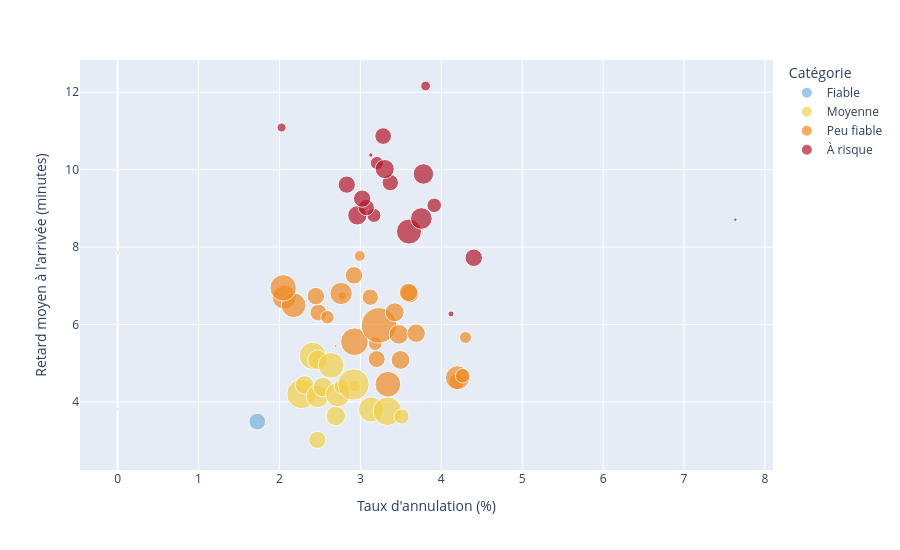

The cell this chart's notebook holds for it:
### Markdown cell above
## 6. Annulations et retards

Ce graphique permet de voir si la note d'une liaison est davantage pénalisée par les annulations ou par les retards. La taille d'un point est proportionnelle au nombre de trains prévus.

### Code cell
f = px.scatter(liaisons, x="taux_annulation", y="retard_moyen", color="categorie",
               color_discrete_map=COULEUR, category_orders={"categorie": ORDRE},
               size="prevus", size_max=25, hover_name="liaison",
               hover_data={"score": ":.0f", "taux_annulation": ":.1f", "retard_moyen": ":.1f",
                           "prevus": True, "categorie": False},
               labels={"taux_annulation": "Taux d'annulation (%)",
                       "retard_moyen": "Retard moyen à l'arrivée (minutes)", "categorie": "Catégorie"})
f.update_layout(height=550)
f.show()

# Un exemple concret, pris au milieu du classement
ex = liaisons.iloc[len(liaisons) // 2]
pts_annul = min(ex["taux_annulation"] / CAP_ANNULATION, 1) * POIDS * 100
pts_retard = min(ex["retard_moyen"] / CAP_RETARD, 1) * (1 - POIDS) * 100
print("Exemple :", ex["liaison"])
print(f"{ex['taux_annulation']:.1f} trains supprimés sur 100 et {ex['retard_moyen']:.1f} minutes de retard moyen.")
print(f"Note = 100 - {pts_annul:.0f} points (annulations) - {pts_retard:.0f} points (retards) = {ex['score']:.0f} sur 100")

### Figure 1 — Plotly figure (JSON) as saved in the notebook; plotly's stock layout.template omitted (floating-point values rounded to 4 significant figures)
{"data": [{"customdata": [[84.12, 629, "Fiable"], [71.06, 42357, "Fiable"]], "hovertemplate": "<b>%{hovertext}</b><br><br>Taux d'annulation (%)=%{x:.1f}<br>Retard moyen à l'arrivée (minutes)=%{y:.1f}<br>prevus=%{customdata[1]}<br>score=%{customdata[0]:.0f}<extra></extra>", "hovertext": ["Paris Vaugirard - Rennes", "Le Creusot Montceau Montchanin - Paris Lyon"], "legendgroup": "Fiable", "marker": {"color": "#74b3d9", "size": [629, 42357], "sizemode": "area", "sizeref": 298.2, "symbol": "circle"}, "mode": "markers", "name": "Fiable", "orientation": "v", "showlegend": true, "type": "scatter", "x": [0.0, 1.726], "xaxis": "x", "y": [3.812, 3.493], "yaxis": "y"}, {"customdata": [[67.32, 1201, "Moyenne"], [66.85, 44042, "Moyenne"], [63.54, 129942, "Moyenne"], [62.38, 56609, "Moyenne"], [62.26, 50940, "Moyenne"], [62.14, 76613, "Moyenne"], [60.61, 57069, "Moyenne"], [59.87, 89538, "Moyenne"], [58.59, 33759, "Moyenne"], [58.29, 109396, "Moyenne"], [58.21, 58556, "Moyenne"], [58.05, 94065, "Moyenne"], [57.41, 98768, "Moyenne"], [57.2, 19821, "Moyenne"], [57.16, 147675, "Moyenne"], [56.54, 121263, "Moyenne"], [55.66, 34192, "Moyenne"]], "hovertemplate": "<b>%{hovertext}</b><br><br>Taux d'annulation (%)=%{x:.1f}<br>Retard moyen à l'arrivée (minutes)=%{y:.1f}<br>prevus=%{customdata[1]}<br>score=%{customdata[0]:.0f}<extra></extra>", "hovertext": ["Nantes - Paris Vaugirard", "Paris Est - Reims", "Lyon Part Dieu - Paris Lyon", "Nancy - Paris Est", "Laval - Paris Montparnasse", "Dijon Ville - Paris Lyon", "Metz - Paris Est", "Le Mans - Paris Montparnasse", "Besancon Franche Comte Tgv - Paris Lyon", "Paris Est - Strasbourg", "Mulhouse Ville - Paris Lyon", "Paris Montparnasse - St Pierre Des Corps", "Angers Saint Laud - Paris Montparnasse", "Paris Montparnasse - St Malo", "Paris Montparnasse - Rennes", "Lille - Paris Nord", "Paris Montparnasse - Tours"], "legendgroup": "Moyenne", "marker": {"color": "#f2d04b", "size": [1201, 44042, 129942, 56609, 50940, 76613, 57069, 89538, 33759, 109396, 58556, 94065, 98768, 19821, 147675, 121263, 34192], "sizemode": "area", "sizeref": 298.2, "symbol": "circle"}, "mode": "markers", "name": "Moyenne", "orientation": "v", "showlegend": true, "type": "scatter", "x": [0.0, 2.468, 2.272, 2.696, 2.309, 2.471, 2.536, 2.722, 2.77, 2.411, 2.471, 3.132, 2.639, 2.931, 2.915, 3.334, 3.51], "xaxis": "x", "y": [7.843, 3.019, 4.207, 3.637, 4.44, 4.145, 4.383, 4.189, 4.399, 5.19, 5.088, 3.805, 4.944, 4.41, 4.452, 3.761, 3.622], "yaxis": "y"}, {"customdata": [[54.9, 87473, "Peu fiable"], [54.87, 1262, "Peu fiable"], [54.8, 91338, "Peu fiable"], [54.02, 104445, "Peu fiable"], [53.59, 98939, "Peu fiable"], [53.04, 42156, "Peu fiable"], [52.6, 26763, "Peu fiable"], [52.47, 114030, "Peu fiable"], [52.04, 43168, "Peu fiable"], [51.54, 45522, "Peu fiable"], [50.53, 27671, "Peu fiable"], [49.69, 52523, "Peu fiable"], [48.78, 10447, "Peu fiable"], [48.64, 73681, "Peu fiable"], [48.17, 186367, "Peu fiable"], [47.1, 57449, "Peu fiable"], [46.25, 36929, "Peu fiable"], [46.04, 39814, "Peu fiable"], [45.73, 86104, "Peu fiable"], [45.37, 45813, "Peu fiable"], [45.19, 50438, "Peu fiable"], [45.16, 53630, "Peu fiable"], [44.98, 32056, "Peu fiable"], [42.68, 17611, "Peu fiable"], [41.61, 50143, "Peu fiable"], [41.58, 50100, "Peu fiable"], [40.57, 21514, "Peu fiable"]], "hovertemplate": "<b>%{hovertext}</b><br><br>Taux d'annulation (%)=%{x:.1f}<br>Retard moyen à l'arrivée (minutes)=%{y:.1f}<br>prevus=%{customdata[1]}<br>score=%{customdata[0]:.0f}<extra></extra>", "hovertext": ["Aix En Provence Tgv - Paris Lyon", "Bordeaux St Jean - Paris Vaugirard", "Avignon Tgv - Paris Lyon", "Marseille St Charles - Paris Lyon", "Paris Montparnasse - Poitiers", "Geneve - Paris Lyon", "Paris Lyon - Zurich", "Nantes - Paris Montparnasse", "La Rochelle Ville - Paris Montparnasse", "Bellegarde (Ain) - Paris Lyon", "Lausanne - Paris Lyon", "Brest - Paris Montparnasse", "Nantes - Strasbourg", "Paris Lyon - Valence Alixan Tgv", "Bordeaux St Jean - Paris Montparnasse", "Angouleme - Paris Montparnasse", "Dunkerque - Paris Nord", "Grenoble - Paris Lyon", "Arras - Paris Nord", "Macon Loche - Paris Lyon", "Paris Montparnasse - Quimper", "Paris Montparnasse - Vannes", "Douai - Paris Nord", "Lyon Part Dieu - Rennes", "Montpellier - Paris Lyon", "Nimes - Paris Lyon", "Paris Lyon - Saint Etienne Chateaucreux"], "legendgroup": "Peu fiable", "marker": {"color": "#f08a24", "size": [87473, 1262, 91338, 104445, 98939, 42156, 26763, 114030, 43168, 45522, 27671, 52523, 10447, 73681, 186367, 57449, 36929, 39814, 86104, 45813, 50438, 53630, 32056, 17611, 50143, 50100, 21514], "sizemode": "area", "sizeref": 298.2, "symbol": "circle"}, "mode": "markers", "name": "Peu fiable", "orientation": "v", "showlegend": true, "type": "scatter", "x": [2.059, 2.694, 2.174, 2.045, 3.34, 2.481, 2.593, 2.926, 3.201, 2.449, 3.184, 3.496, 2.776, 2.762, 3.23, 3.476, 4.189, 3.122, 4.2, 2.921, 3.69, 3.423, 4.264, 2.992, 3.61, 3.595, 4.3], "xaxis": "x", "y": [6.706, 5.443, 6.499, 6.946, 4.457, 6.308, 6.189, 5.555, 5.107, 6.733, 5.505, 5.084, 6.741, 6.802, 5.979, 5.745, 4.521, 6.707, 4.625, 7.27, 5.775, 6.315, 4.677, 7.772, 6.794, 6.831, 5.664], "yaxis": "y"}, {"customdata": [[39.53, 5413, "À risque"], [38.56, 55759, "À risque"], [36.91, 12043, "À risque"], [36.87, 29460, "À risque"], [36.81, 39279, "À risque"], [36.34, 44632, "À risque"], [36.27, 44778, "À risque"], [34.99, 93675, "À risque"], [32.31, 69643, "À risque"], [31.65, 39769, "À risque"], [31.14, 45672, "À risque"], [30.92, 25813, "À risque"], [30.76, 54589, "À risque"], [30.69, 2909, "À risque"], [29.57, 31438, "À risque"], [27.38, 41785, "À risque"], [27.31, 62693, "À risque"], [18.28, 14319, "À risque"], [13.72, 1847, "À risque"]], "hovertemplate": "<b>%{hovertext}</b><br><br>Taux d'annulation (%)=%{x:.1f}<br>Retard moyen à l'arrivée (minutes)=%{y:.1f}<br>prevus=%{customdata[1]}<br>score=%{customdata[0]:.0f}<extra></extra>", "hovertext": ["Bordeaux St Jean - Tourcoing", "Paris Lyon - Toulon", "Barcelona - Paris Lyon", "Annecy - Paris Lyon", "Paris Montparnasse - Toulouse Matabiau", "Nice Ville - Paris Lyon", "Chambery Challes Les Eaux - Paris Lyon", "Lyon Part Dieu - Marseille St Charles", "Lyon Part Dieu - Marne La Vallee", "Paris Lyon - Perpignan", "Lyon Part Dieu - Montpellier", "Paris Est - Stuttgart", "Marne La Vallee - Marseille St Charles", "Marseille St Charles - Tourcoing", "Francfort - Paris Est", "Lille - Marseille St Charles", "Lille - Lyon Part Dieu", "Italie - Paris Lyon", "Madrid - Marseille St Charles"], "legendgroup": "À risque", "marker": {"color": "#b2182b", "size": [5413, 55759, 12043, 29460, 39279, 44632, 44778, 93675, 69643, 39769, 45672, 25813, 54589, 2909, 31438, 41785, 62693, 14319, 1847], "sizemode": "area", "sizeref": 298.2, "symbol": "circle"}, "mode": "markers", "name": "À risque", "orientation": "v", "showlegend": true, "type": "scatter", "x": [4.12, 2.963, 2.026, 3.167, 3.073, 2.832, 3.022, 3.601, 3.753, 3.369, 4.401, 3.204, 3.301, 3.128, 3.912, 3.281, 3.779, 3.806, 7.634], "xaxis": "x", "y": [6.273, 8.819, 11.09, 8.818, 9.021, 9.614, 9.252, 8.401, 8.738, 9.664, 7.725, 10.17, 10.02, 10.38, 9.078, 10.87, 9.889, 12.16, 8.708], "yaxis": "y"}], "layout": {"height": 550, "legend": {"itemsizing": "constant", "title": {"text": "Catégorie"}, "tracegroupgap": 0}, "margin": {"t": 60}, "xaxis": {"anchor": "y", "domain": [0, 1], "title": {"text": "Taux d'annulation (%)"}}, "yaxis": {"anchor": "x", "domain": [0, 1], "title": {"text": "Retard moyen à l'arrivée (minutes)"}}}}
